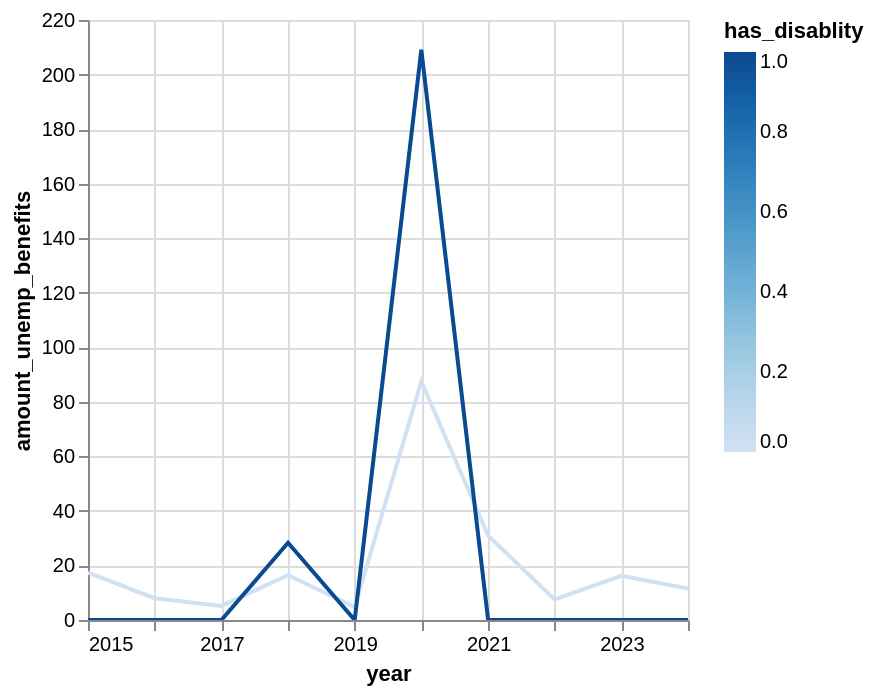

Notebook source saved alongside this figure:
### Code cell
visualize('amount_unemp_benefits')

### Figure 1 — Vega-Lite specification as saved in the notebook (floating-point values rounded to 4 significant figures)
{"config": {"view": {"continuousWidth": 300, "continuousHeight": 300}}, "data": {"name": "data-0ae0ef863374353edb3079322e8999f5"}, "mark": {"type": "line", "tooltip": true}, "encoding": {"color": {"field": "has_disablity", "type": "quantitative"}, "x": {"field": "year", "type": "temporal"}, "y": {"field": "amount_unemp_benefits", "type": "quantitative"}}, "params": [{"name": "param_1e9efca18e7a2868", "select": {"type": "interval", "encodings": ["x", "y"]}, "bind": "scales"}], "$schema": "https://vega.github.io/schema/vega-lite/v6.1.0.json", "datasets": {"data-0ae0ef863374353edb3079322e8999f5": [{"year": "2016-01-01T00:00:00", "has_disablity": 0, "amount_unemp_benefits": 7.986}, {"year": "2021-01-01T00:00:00", "has_disablity": 0, "amount_unemp_benefits": 30.93}, {"year": "2019-01-01T00:00:00", "has_disablity": 1, "amount_unemp_benefits": 0.0}, {"year": "2015-01-01T00:00:00", "has_disablity": 1, "amount_unemp_benefits": 0.0}, {"year": "2016-01-01T00:00:00", "has_disablity": 1, "amount_unemp_benefits": 0.0}, {"year": "2020-01-01T00:00:00", "has_disablity": 0, "amount_unemp_benefits": 87.48}, {"year": "2020-01-01T00:00:00", "has_disablity": 1, "amount_unemp_benefits": 209.1}, {"year": "2022-01-01T00:00:00", "has_disablity": 1, "amount_unemp_benefits": 0.0}, {"year": "2024-01-01T00:00:00", "has_disablity": 0, "amount_unemp_benefits": 11.55}, {"year": "2018-01-01T00:00:00", "has_disablity": 0, "amount_unemp_benefits": 16.45}, {"year": "2015-01-01T00:00:00", "has_disablity": 0, "amount_unemp_benefits": 17.39}, {"year": "2022-01-01T00:00:00", "has_disablity": 0, "amount_unemp_benefits": 7.513}, {"year": "2017-01-01T00:00:00", "has_disablity": 1, "amount_unemp_benefits": 0.0}, {"year": "2024-01-01T00:00:00", "has_disablity": 1, "amount_unemp_benefits": 0.0}, {"year": "2021-01-01T00:00:00", "has_disablity": 1, "amount_unemp_benefits": 0.0}, {"year": "2019-01-01T00:00:00", "has_disablity": 0, "amount_unemp_benefits": 4.758}, {"year": "2023-01-01T00:00:00", "has_disablity": 1, "amount_unemp_benefits": 0.0}, {"year": "2023-01-01T00:00:00", "has_disablity": 0, "amount_unemp_benefits": 16.17}, {"year": "2018-01-01T00:00:00", "has_disablity": 1, "amount_unemp_benefits": 28.33}, {"year": "2017-01-01T00:00:00", "has_disablity": 0, "amount_unemp_benefits": 5.159}]}}
